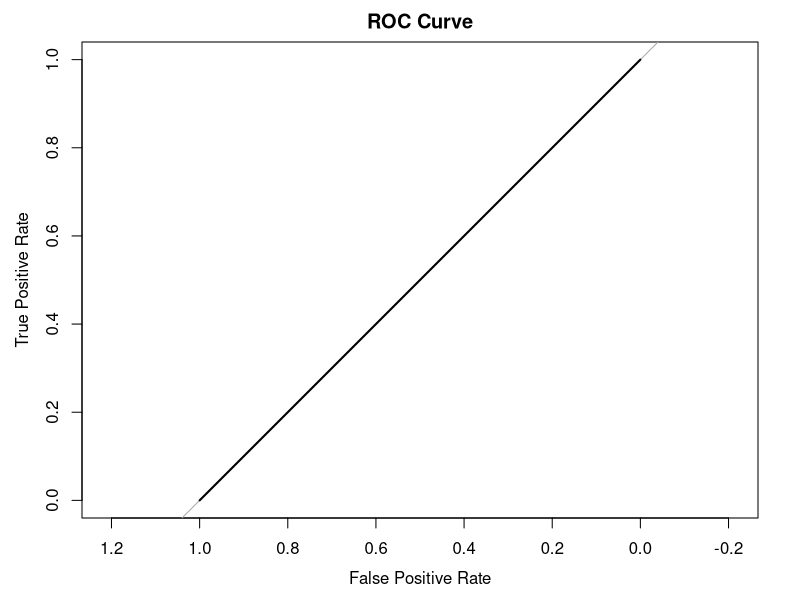

Generate this figure with R:
library(rpart)
library(caret)
library(pROC)

# 載入資料集
data <- read.csv("data/csvfortrain/df_jieba768.csv")

# 添加標籤欄位
data$new_label <- "0"
data$new_label[1:80] <- "1"



# 設定種子以確保結果的可重現性
set.seed(123)

# 將資料集打亂順序
data <- data[sample(nrow(data)), ]

# 分割資料集
train_size <- round(0.8 * nrow(data))
test_size <- nrow(data) - train_size

train_data <- data[1:train_size, 2:101]
train_labels <- data[1:train_size, 102]

test_data <- data[(train_size + 1):(train_size + test_size), 2:101]
test_labels <- data[(train_size + 1):(train_size + test_size), 102]

# 建立交叉驗證設定
ctrl <- trainControl(method = "cv", number = 5)

# 建立決策樹模型
model <- train(x=train_data, y=train_labels, method = "rpart", trControl = ctrl)


# 預測訓練集
train_pred <- predict(model, train_data, type = "raw")


# 計算訓練集上的準確率
train_accuracy <- sum(train_labels == train_pred) / length(train_labels)
cat("Training accuracy:", train_accuracy, "\n")

# 預測測試集
test_pred <- predict(model, test_data, type = "raw")


# 計算測試集上的準確率
test_accuracy <- sum(test_labels == test_pred) / length(test_labels)
cat("Test accuracy:", test_accuracy, "\n")

# 計算混淆矩陣
confusion <- table(test_labels, test_pred)

# 計算精確率、召回率和F1 score
precision <- confusion[2, 2] / sum(confusion[, 2])
recall <- confusion[2, 2] / sum(confusion[2, ])
f1_score <- 2 * precision * recall / (precision + recall)

cat("Precision:", precision, "\n")
cat("Recall:", recall, "\n")
cat("F1 Score:", f1_score, "\n")

# 輸出混淆矩陣
cat("Confusion Matrix:\n")
print(confusion)


#將字串型別的類別標籤轉換為數值型別：
test_pred <- as.numeric(test_pred)


# 計算AUC
roc_info <- roc(test_labels, test_pred)
auc_value <- auc(roc_info)
cat("AUC:", auc_value, "\n")

# 繪製ROC曲線
plot(roc_info, main = "ROC Curve", xlab = "False Positive Rate", ylab = "True Positive Rate")

